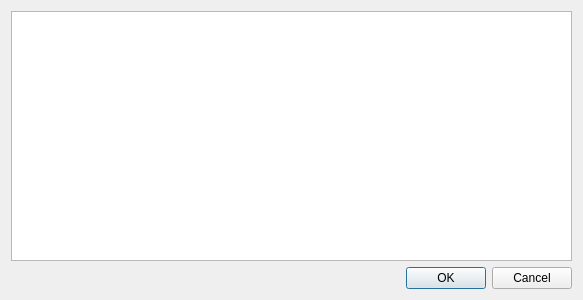
<?xml version="1.0" encoding="UTF-8"?>
<ui version="4.0">
 <class>dialogEdit</class>
 <widget class="QDialog" name="dialogEdit">
  <property name="geometry">
   <rect>
    <x>0</x>
    <y>0</y>
    <width>583</width>
    <height>300</height>
   </rect>
  </property>
  <property name="windowTitle">
   <string>Edit your file</string>
  </property>
  <property name="modal">
   <bool>true</bool>
  </property>
  <layout class="QVBoxLayout" name="verticalLayout">
   <item>
    <widget class="QPlainTextEdit" name="zoneEdition"/>
   </item>
   <item>
    <widget class="QDialogButtonBox" name="buttonBox">
     <property name="orientation">
      <enum>Qt::Horizontal</enum>
     </property>
     <property name="standardButtons">
      <set>QDialogButtonBox::Cancel|QDialogButtonBox::Ok</set>
     </property>
    </widget>
   </item>
  </layout>
 </widget>
 <resources/>
 <connections>
  <connection>
   <sender>buttonBox</sender>
   <signal>accepted()</signal>
   <receiver>dialogEdit</receiver>
   <slot>accept()</slot>
   <hints>
    <hint type="sourcelabel">
     <x>248</x>
     <y>254</y>
    </hint>
    <hint type="destinationlabel">
     <x>157</x>
     <y>274</y>
    </hint>
   </hints>
  </connection>
  <connection>
   <sender>buttonBox</sender>
   <signal>rejected()</signal>
   <receiver>dialogEdit</receiver>
   <slot>reject()</slot>
   <hints>
    <hint type="sourcelabel">
     <x>316</x>
     <y>260</y>
    </hint>
    <hint type="destinationlabel">
     <x>286</x>
     <y>274</y>
    </hint>
   </hints>
  </connection>
 </connections>
</ui>
